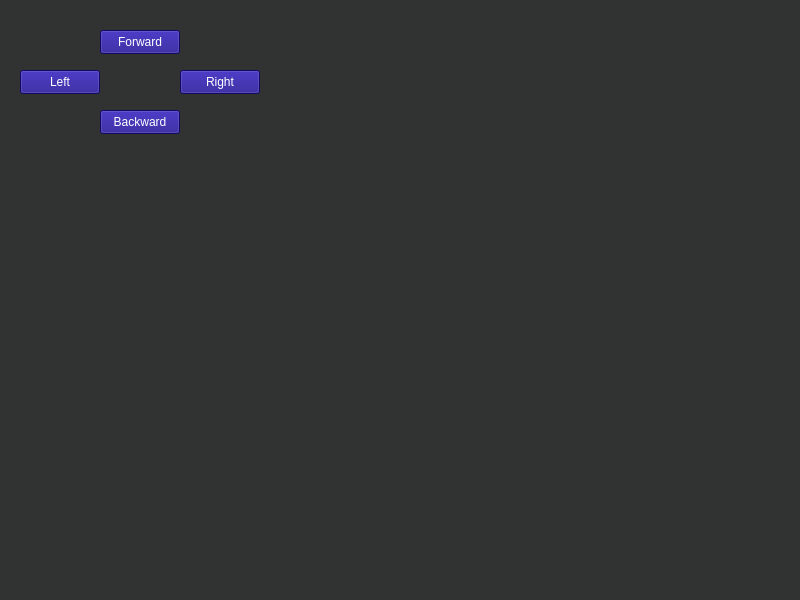
<?xml version="1.0" encoding="UTF-8"?>
<ui version="4.0">
 <class>MainWindow</class>
 <widget class="QMainWindow" name="MainWindow">
  <property name="geometry">
   <rect>
    <x>0</x>
    <y>0</y>
    <width>800</width>
    <height>600</height>
   </rect>
  </property>
  <property name="windowTitle">
   <string>MainWindow</string>
  </property>
  <property name="styleSheet">
   <string notr="true">background-color: rgb(49, 50, 50);</string>
  </property>
  <widget class="QWidget" name="centralwidget">
   <widget class="QPushButton" name="pushButton">
    <property name="geometry">
     <rect>
      <x>100</x>
      <y>30</y>
      <width>80</width>
      <height>24</height>
     </rect>
    </property>
    <property name="styleSheet">
     <string notr="true">color: rgb(255, 255, 255);
background-color: rgb(25, 10, 136);</string>
    </property>
    <property name="text">
     <string>Forward</string>
    </property>
   </widget>
   <widget class="QPushButton" name="pushButton_2">
    <property name="geometry">
     <rect>
      <x>100</x>
      <y>110</y>
      <width>80</width>
      <height>24</height>
     </rect>
    </property>
    <property name="styleSheet">
     <string notr="true">color: rgb(255, 255, 255);
background-color: rgb(25, 10, 136);</string>
    </property>
    <property name="text">
     <string>Backward</string>
    </property>
   </widget>
   <widget class="QPushButton" name="pushButton_3">
    <property name="geometry">
     <rect>
      <x>180</x>
      <y>70</y>
      <width>80</width>
      <height>24</height>
     </rect>
    </property>
    <property name="styleSheet">
     <string notr="true">color: rgb(255, 255, 255);
background-color: rgb(25, 10, 136);</string>
    </property>
    <property name="text">
     <string>Right</string>
    </property>
   </widget>
   <widget class="QPushButton" name="pushButton_4">
    <property name="geometry">
     <rect>
      <x>20</x>
      <y>70</y>
      <width>80</width>
      <height>24</height>
     </rect>
    </property>
    <property name="styleSheet">
     <string notr="true">color: rgb(255, 255, 255);
background-color: rgb(25, 10, 136);</string>
    </property>
    <property name="text">
     <string>Left</string>
    </property>
   </widget>
  </widget>
  <widget class="QMenuBar" name="menubar">
   <property name="geometry">
    <rect>
     <x>0</x>
     <y>0</y>
     <width>800</width>
     <height>21</height>
    </rect>
   </property>
  </widget>
  <widget class="QStatusBar" name="statusbar"/>
 </widget>
 <resources/>
 <connections/>
</ui>
